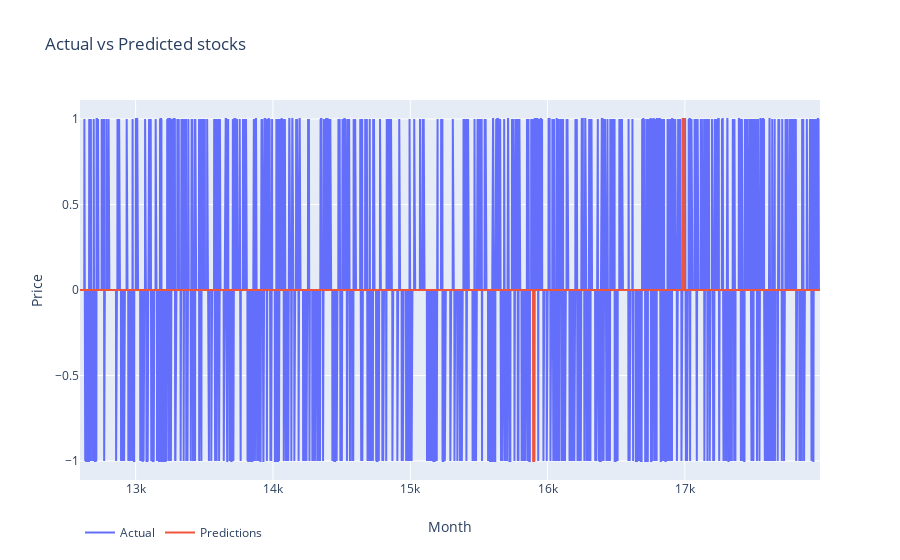

Notebook cell for this chart:
### Code cell
plt_data = []
plt_data.append(go.Scatter(
    x = plot_df.index.values,
    y = plot_df['Actual'].values,
    name = 'Actual'
))
plt_data.append(go.Scatter(
    x = plot_df.index.values,
    y = plot_df['Predictions'].values,
    name = 'Predictions'
))
layout = go.Layout(dict(title = 'Actual vs Predicted stocks',
                       xaxis = dict(title = 'Month'),
                       yaxis = dict(title = 'Price'),
                       ), legend = dict(orientation = 'h'))
py.iplot(dict(data=plt_data, layout=layout), filename='basic-line')

### Figure 1 — Plotly figure (JSON) as saved in the notebook; plotly's stock layout.template omitted (floating-point values rounded to 4 significant figures; data arrays with more than 128 entries replaced by an {"elided": "..."} marker saying what was removed)
{"data": [{"name": "Actual", "type": "scatter", "x": {"elided": "5390 int values"}, "y": {"elided": "5390 int values"}}, {"name": "Predictions", "type": "scatter", "x": {"elided": "5390 int values"}, "y": {"elided": "5390 int values"}}], "layout": {"legend": {"orientation": "h"}, "title": {"text": "Actual vs Predicted stocks"}, "xaxis": {"title": {"text": "Month"}}, "yaxis": {"title": {"text": "Price"}}}}
